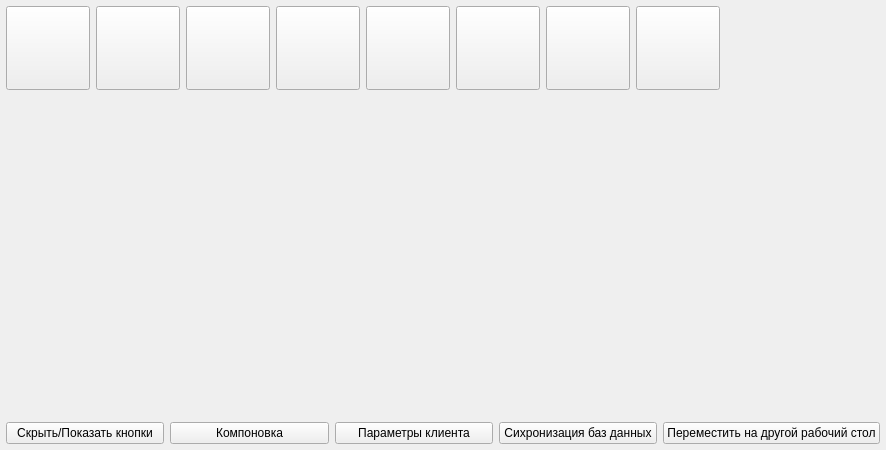
<?xml version="1.0" encoding="UTF-8"?>
<ui version="4.0">
 <class>Window</class>
 <widget class="QWidget" name="Window">
  <property name="geometry">
   <rect>
    <x>0</x>
    <y>0</y>
    <width>886</width>
    <height>450</height>
   </rect>
  </property>
  <property name="windowTitle">
   <string>Form</string>
  </property>
  <property name="styleSheet">
   <string notr="true">/*-----------------------------------------------------------------------------------------------------------------------------------------------------*/
/*Цветоввая схема общая*/
QWidget
{
    color: silver; /*Цвет текста в приложении*/
    background-color: #302F2F;/*фон, который между виджетами*/
    selection-background-color: qlineargradient(spread:reflect, x1:1, y1:0.545, x2:1, y2:0, stop:0 rgba(28, 66, 111, 255), stop:1 rgba(37, 87, 146, 255));/*Выделенный текст к примеру текст lineedit*/
    selection-color: white;/*цвет выделенного текста*/
}

/*hover - наведение мышью; Не используется т.к закрывает собой выделенный item
QWidget:item:hover
{
    background-color: QLinearGradient( x1: 0, y1: 0, x2: 0, y2: 1,
    stop: 0 #78879b, stop: 1 #78879b);
    color: black;
}
*/
/*Выделеннйы итем*/
QWidget::item:selected
{
/*Так же определяет цвет выделенного итема в меню, но цвет текста для меню задается не здесь*/
background-color: qlineargradient(spread:reflect, x1:1, y1:0.545, x2:1, y2:0, stop:0 rgba(28, 66, 111, 255), stop:1 rgba(37, 87, 146, 255));
color: white;/*Цвет текста выделенного итема*/
}

QWidget::item:checked
{
background-color: qlineargradient(spread:reflect, x1:1, y1:0.545, x2:1, y2:0, stop:0 rgba(28, 66, 111, 255), stop:1 rgba(37, 87, 146, 255));
color: white;/*Цвет текста выделенного итема*/
}

QWidget:disabled/**/
{
    color: #404040;
    background-color: #302F2F;
}

QFrame
{
    border-radius: 3px;
}
QTreeView, QListView, QTableView
{
    border: 1px solid #3A3939;
    background-color: #302F2F;
}

/*-----------------------------------------------------------------------------------------------------------------------------------------------------*/



QTableView QTableCornerButton::section
{
background-color: #302F2F;
}




 QMenuBar {
    background-color: #302F2F;/*фон всего бара КРОМЕ итемов; можно поставить transparent*/
    color: silver;/*Текст менюбара в обычном состоянии*/
 }

 QMenuBar::item {
     background: transparent;
 }


/*Если надо задать границу для элемента менюбара
QMenuBar::item:selected
{
    border: 1px solid rgb(137, 234, 255);
}
*/
/* рамка выпадаюих списков и виджетов в фокусе. Кривая реализация
QWidget:focus, QMenuBar:focus
{
    border: 1px solid rgba(48, 86, 111);
}
*/

QMenu
{
    border: 1px solid #3A3939;/*граница ВСЕГО меню*/
    color: white;/*Цвет текса меню*/
}

QMenu::item {/*Определяет отступы от текста для меню. На размер шрифта не влияет*/
     padding: 7px 20px 7px 20px;
     icon-size: 20px;
     border: 1px solid transparent; /* резерв пространства для границы выделения */
}


/*Если надо изменить цвет текса выделенного И отмеченного меню; без селектора selected - просо выделенного*/
QMenu::item:checked:selected
{
   background-color: qlineargradient(spread:reflect, x1:1, y1:0.545, x2:1, y2:0, stop:0 rgba(28, 66, 111, 255), stop:1 rgba(37, 87, 146, 255));
color: white;/*Цвет текста выделенного итема*/
}

QMenu::item:disabled
{
color:rgba(80,80,80,255);

}


QMenu::separator /*Стиль разделителя*/
{
    height: 1px;
    background-color: #3A3939;
    color: white;
    padding-left: 4px;
    margin-left: 10px;
    margin-right: 5px;
}

/*Если требуется выделить как-то активный элемент меню бара
QMenuBar::item:pressed
{
    border: 1px solid #3A3939;
    background-color: qlineargradient(spread:reflect, x1:1, y1:0.545, x2:1, y2:0, stop:0 rgba(28, 66, 111, 255), stop:1 rgba(37, 87, 146, 255));
    color: silver;
    margin-bottom:-1px;
    padding-bottom:1px;
}

*/
/* Надо задать отличый от QWidget selected цвет
 QMenu::item:selected { /* когда пользователь выбирает пункт с помощью мыши или клавиатуры
     background-color: #654321;
 }
*/

QAbstractItemView
{
    alternate-background-color: #3A3939;/*Альтернативный цвет*/
    color: silver; /*Цвет текста в comboboxax таблицах и заголовках и т.д*/
    border: 1px solid 3A3939;
    border-radius: 3px;
}

 QMenu::item:checked { /* внешний вид пиктограммы 'отмечено' */
          background-color: qlineargradient(spread:reflect, x1:1, y1:0.545, x2:1, y2:0, stop:0 rgba(28, 66, 111, 255), stop:1 rgba(50, 50, 50, 255));
        border: 1px solid rgb(0, 0, 0);
 }

/*-----------------------------------------------------------------------------------------------------------------------------------------------------*/
QTabWidget:focus, QCheckBox:focus
{
    border: none;
}
QTextEdit
{
    background-color: #302F2F;
    color: silver;
    border: 1px solid #3A3939;
}

QPlainTextEdit
{
    background-color: #201F1F;;
    color: silver;
    border-radius: 3px;
    border: 1px solid #3A3939;
}
QLineEdit
{
    background-color: #201F1F;
    padding: 2px;
    border-style: solid;
    border: 1px solid #3A3939;
    border-radius: 3px;
    color: silver;
}


QGroupBox {
    border:1px solid #3A3939;
    border-radius: 7px;
    margin-top: 2ex;
}

QGroupBox::title {
    subcontrol-origin: margin;
    subcontrol-position: top center;
    padding-left: 10px;
    padding-right: 10px;
}
QAbstractScrollArea/*Рамка виджетов*/
{
    border-radius: 3px;
    border: 1px solid #3A3939;
}

 /*Заголовки дерева и таблиц*/
QHeaderView::section
{
    background-color: #3A3939;
    color: silver;
    padding-left: 4px;
    border: 1px solid #6c6c6c;
        padding-top: 5px;
        padding-bottom: 5px;
}

QCheckBox:disabled
{
    color: #404040;
}

QSizeGrip {
    image: url(:/qss_icons/rc/sizegrip.png);
    width: 12px;
    height: 12px;
}



/*-----------------------------------------------------------------------------------------------------------------------------------------------------*/
QStackedWidget
{
    border: none;
}


/* дефолтный лучше
QToolTip
{
    border: 1px solid #3A3939;
    background-color: rgb(90, 102, 117);;
    color: white;
    padding: 1px;
    opacity: 200;
}
*/
/*-----------------------------------------------------------------------------------------------------------------------------------------------------*/
/*Настройки прогрессбара в целом*/
QProgressBar:horizontal {
    border: 1px solid #3A3939;
    text-align: center;
    /*padding: 1px;*/
    background: transparent;
}
/*Настройка внутренного заполнения прогрессбара*/
QProgressBar::chunk:horizontal {
    background-color: qlineargradient(spread:reflect, x1:1, y1:0.545, x2:1, y2:0, stop:0 rgba(28, 66, 111, 255), stop:1 rgba(37, 87, 146, 255));/*Цвет заполнения*/
    /*margin: 0.5px;*//*Отсуп от границ виджета*/
    /*width: 10px; Если требуется сделать заполнение QProgressBar прерывистым (как в WinXP)*/
}
/*-----------------------------------------------------------------------------------------------------------------------------------------------------*/
/*Полоса прокрутки*/
QScrollBar:horizontal
{
    height: 15px;/* ширина\высота зависит от положения*/
    margin: 0px 11px 0px 11px;
    border: 1px solid #3A3939;
    border-radius: 6px;
    background-color: QLinearGradient( x1: 0, y1: 1, x2: 0, y2: 0,
    stop: 0 #302F2F, stop: 1 #484846);
}

/*Рукоятка (ползунок) QScrollBar*/
QScrollBar::handle:horizontal
{
    background-color: QLinearGradient( x1: 0, y1: 1, x2: 0, y2: 0,
    stop: 0 #605F5F, stop: 1 #787876);
    min-width: 20px;
    border-radius: 5px;
}

/*Кнопка для вычитания линии в QScrollBar.*/
QScrollBar::sub-line:horizontal
{
    border-image: url(:/qss_icons/rc/right_arrow_disabled.png);/*иконка*/
    width: 10px;
    height: 10px;
    subcontrol-position: right;/*позиция контрола*/
    subcontrol-origin: margin;
}

/*Кнопка для добавления линии в QScrollBar.*/
QScrollBar::add-line:horizontal
{
    border-image: url(:/qss_icons/rc/left_arrow_disabled.png);/*аналогично*/
    height: 10px;
    width: 10px;
    subcontrol-position: left;
    subcontrol-origin: margin;
}

/*Аналогично; hover - когда мышь наведена на элемент и on - Для переключаемых элементов, применяется к виджетам в состоянии*/
QScrollBar::sub-line:horizontal:hover,QScrollBar::sub-line:horizontal:on
{
    border-image: url(:/qss_icons/rc/right_arrow.png);
    height: 10px;
    width: 10px;
    subcontrol-position: right;
    subcontrol-origin: margin;
}
QScrollBar::add-line:horizontal:hover, QScrollBar::add-line:horizontal:on
{
    border-image: url(:/qss_icons/rc/left_arrow.png);
    height: 10px;
    width: 10px;
    subcontrol-position: left;
    subcontrol-origin: margin;
}

/*Стрелка вверх\Вниз*/
QScrollBar::up-arrow:horizontal, QScrollBar::down-arrow:horizontal
{
    background: none;
}
/*addPage Область между рукояткой (ползунком) и кнопкой add-line QScrollBar
subPage Область между рукояткой (ползунком) и кнопкой sub-line QScrollBar.*/


QScrollBar::add-page:horizontal, QScrollBar::sub-page:horizontal
{
    background: none;
}
/*-----------------------------------------------------------------------------------------------------------------------------------------------------*/
QScrollBar:vertical
{
    background-color: QLinearGradient( x1: 1, y1: 0, x2: 0, y2: 0,
    stop: 0 #302F2F, stop: 1 #484846);
    width: 15px;
    margin: 11px 0 11px 0;
    border: 1px solid #3A3939;
    border-radius: 6px;
}

QScrollBar::handle:vertical
{
    background-color: QLinearGradient( x1: 1, y1: 0, x2: 0, y2: 0,
    stop: 0 #605F5F, stop: 1 #787876);
    min-height: 20px;
    border-radius: 5px;
}

QScrollBar::sub-line:vertical
{
    border-image: url(:/qss_icons/rc/up_arrow_disabled.png);
    height: 10px;
    width: 10px;
    subcontrol-position: top;
    subcontrol-origin: margin;
}

QScrollBar::add-line:vertical
{

    border-image: url(:/qss_icons/rc/down_arrow_disabled.png);
    height: 10px;
    width: 10px;
    subcontrol-position: bottom;
    subcontrol-origin: margin;
}

QScrollBar::sub-line:vertical:hover,QScrollBar::sub-line:vertical:on
{

    border-image: url(:/qss_icons/rc/up_arrow.png);
    height: 10px;
    width: 10px;
    subcontrol-position: top;
    subcontrol-origin: margin;
}


QScrollBar::add-line:vertical:hover, QScrollBar::add-line:vertical:on
{
    border-image: url(:/qss_icons/rc/down_arrow.png);
    height: 10px;
    width: 10px;
    subcontrol-position: bottom;
    subcontrol-origin: margin;
}

QScrollBar::up-arrow:vertical, QScrollBar::down-arrow:vertical
{
    background: none;
}


QScrollBar::add-page:vertical, QScrollBar::sub-page:vertical
{
    background: none;
}
/*-----------------------------------------------------------------------------------------------------------------------------------------------------*/
QMainWindow::separator
{
    background-color: #302F2F;
    color: white;
    padding-left: 4px;
    spacing: 2px;
    border: 1px dashed #3A3939;
}

QMainWindow::separator:hover
{

    background-color: QLinearGradient(x1:0, y1:0, x2:0, y2:1, stop:0 #58677b,
      stop:0.5 #78879b stop:1 #58677b);
    color: white;
    padding-left: 4px;
    border: 1px solid #3A3939;
    spacing: 2px;
}

QMainWindow:selected
{
/*Так же определяет цвет выделенного итема в меню, но цвет текста для меню задается не здесь*/
background-color: qlineargradient(spread:reflect, x1:1, y1:0.545, x2:1, y2:0, stop:0 rgba(28, 66, 111, 255), stop:1 rgba(37, 87, 146, 255));
color: white;/*Цвет текста выделенного итема*/
}

QMainWindow:checked
{
/*Так же определяет цвет выделенного итема в меню, но цвет текста для меню задается не здесь*/
background-color: qlineargradient(spread:reflect, x1:1, y1:0.545, x2:1, y2:0, stop:0 rgba(28, 66, 111, 255), stop:1 rgba(37, 87, 146, 255));
color: white;/*Цвет текста выделенного итема*/
}


/*-----------------------------------------------------------------------------------------------------------------------------------------------------*/
QDockWidget
{
    color: silver;
    titlebar-close-icon: url(:/qss_icons/rc/close.png);
    titlebar-normal-icon: url(:/qss_icons/rc/undock.png);
}

QDockWidget::title
{
    border: 1px solid #3A3939;
    border-bottom: #302F2F;
    text-align: left;
    spacing: 2px;
    background-color: QLinearGradient(x1:0, y1:0, x2:0, y2:1,
    stop:1 #302F2F, stop:0 #3A3939);;
    background-image: none;
    padding-left: 10px;
}

QDockWidget {
    border: 1px solid lightgray;
    titlebar-close-icon: url(:/qss_icons/rc/close.png);
    titlebar-normal-icon: url(:/qss_icons/rc/undock.png);
}

QDockWidget::close-button, QDockWidget::float-button {
    border: 1px solid transparent;
    border-radius: 5px;
    background: transparent;
    icon-size: 10px;
}

QDockWidget::close-button:hover, QDockWidget::float-button:hover {
    background: #3A3939;
}

QDockWidget::close-button:pressed, QDockWidget::float-button:pressed {
    padding: 1px -1px -1px 1px;
}
/*-----------------------------------------------------------------------------------------------------------------------------------------------------*/
QRadioButton::indicator:checked, QRadioButton::indicator:unchecked{
    color: #b1b1b1;
    background-color: #302F2F;
    border: 1px solid silver;
    border-radius: 5px;
}
QRadioButton::indicator:checked
{
    background-color: qradialgradient(
    cx: 0.5, cy: 0.5,
    fx: 0.5, fy: 0.5,
    radius: 1.0,
    stop: 0.25 #78879b,
    stop: 0.3 #302F2F
    );
}
QCheckBox::indicator{
    color: #b1b1b1;
    background-color: #302F2F;
    border: 1px solid silver;
    width: 9px;
    height: 9px;
}
QRadioButton::indicator
{
    border-radius: 7px;
    width: 9px;
    height: 9px;
}

QRadioButton::indicator:hover, QCheckBox::indicator:hover
{
    border: 1px solid #78879b;
}

QCheckBox::indicator:checked
{
    image:url(:/qss_icons/rc/checkbox.png);
}

QCheckBox::indicator:disabled, QRadioButton::indicator:disabled
{
    border: 1px solid #444;
}
/*-----------------------------------------------------------------------------------------------------------------------------------------------------*/
QToolBar {
    border: 1px solid #393838;
        border-radius: 5px;
    background: 1px solid #302F2F;
        spacing: 5px; /* интервал между элементами в панели инструментов */
}

QToolButton {
background-color:#302F2F;
border:1px solid rgb(80,80,80);
border-radius: 4px;
padding: 1px;
}
QToolButton:hover {
background-color: qlineargradient(spread:reflect, x1:1, y1:0.545, x2:1, y2:0, stop:0 rgba(40, 40, 40, 150), stop:1 rgba(80, 80, 80, 255));
border:none;
border-radius: 5px;
}


QToolButton:pressed{
background-color: qlineargradient(spread:reflect, x1:1, y1:0.545, x2:1, y2:0, stop:0 rgba(28, 66, 111, 255), stop:1 rgba(50, 50, 50, 255));
border:none;
border-radius: 5px;
}



QToolButton:checked {
background-color: qlineargradient(spread:reflect, x1:1, y1:0.545, x2:1, y2:0, stop:0 rgba(28, 66, 111, 255), stop:1 rgba(50, 50, 50, 255));
border: 1px solid inset black;
border-radius: 5px;
}


QToolBar::handle:horizontal {
    image: url(:/qss_icons/rc/Hmovetoolbar.png);
}
QToolBar::handle:vertical {
    image: url(:/qss_icons/rc/Vmovetoolbar.png);
}
QToolBar::separator:horizontal {
    image: url(:/qss_icons/rc/Hsepartoolbar.png);
}
QToolBar::separator:vertical {
    image: url(:/qss_icons/rc/Vsepartoolbars.png);
}
/*-----------------------------------------------------------------------------------------------------------------------------------------------------*/



QPushButton
{
    border-radius: 5px;
    color: silver;
background-color: qlineargradient(spread:reflect, x1:1, y1:0.545, x2:1, y2:0, stop:0 rgba(40, 40, 40, 200), stop:1 rgba(60, 60, 60, 255));
min-height: 30px;
min-width:80px;
    border-width: 1px;
    border-color: #4A4949;
    border-style: solid;
    padding: 1px;

}

QPushButton:hover
{
    border-radius: 5px;
    color: silver;
background-color: qlineargradient(spread:reflect, x1:1, y1:0.545, x2:1, y2:0, stop:0 rgba(40, 40, 40, 150), stop:1 rgba(80, 80, 80, 255));
min-height: 30px;
min-width:80px;
    border-width: 1px;
    border-color: #4A4949;
    border-style: solid;
    padding: 1px;

}

QPushButton:disabled
{
    background-color: QLinearGradient( x1: 0, y1: 1, x2: 0, y2: 0,
    stop: 0 #302F2F, stop: 1 #484846);
    border-width: 1px;
    border-color: #3A3939;
    border-style: solid;
    padding-top: 5px;
    padding-bottom: 5px;
    padding-left: 10px;
    padding-right: 10px;
    /*border-radius: 3px;*/
    color: black;
        min-height: 30px;
        min-width:80px;
}
QPushButton:checked
{
background-color: qlineargradient(spread:reflect, x1:1, y1:0.545, x2:1, y2:0, stop:0 rgba(28, 66, 111, 255), stop:1 rgba(50, 50, 50, 255));
color: silver;/*Цвет текста выделенного итема*/
}
QPushButton:pressed
{
    background-color: QLinearGradient( x1: 0, y1: 0, x2: 0, y2: 1,
    stop: 0 #302F2F, stop: 1 #484846);
}



/*-----------------------------------------------------------------------------------------------------------------------------------------------------*/
QComboBox
{
    selection-background-color: #78879b;
    background-color: #201F1F;
    border-style: solid;
    border: 1px solid #3A3939;
    border-radius: 3px;
    padding: 2px 10px 2px 10px;
}

QComboBox:on
{
    background-color: #626873;
    padding-top: 3px;
    padding-left: 4px;
    selection-background-color: #4a4a4a;
}


QComboBox::drop-down
{
    subcontrol-origin: padding;
    subcontrol-position: top right;
    width: 15px;

    border-left-width: 0px;
    border-left-color: darkgray;
    border-left-style: solid;
    border-top-right-radius: 3px;
    border-bottom-right-radius: 3px;
}

QComboBox::down-arrow
{
    image: url(:/qss_icons/rc/down_arrow_disabled.png);
}

QComboBox::down-arrow:on, QComboBox::down-arrow:hover,
QComboBox::down-arrow:focus
{
    image: url(:/qss_icons/rc/down_arrow.png);
}
QComboBox:hover,QAbstractSpinBox:hover,QLineEdit:hover,QTextEdit:hover,QPlainTextEdit:hover,QAbstractView:hover
{
    border: 1px solid #78879b;
    color: silver;
}

QComboBox QAbstractItemView
{
    background-color: #201F1F;
    border-radius: 3px;
    border: 1px solid #3A3939;
}


/*-----------------------------------------------------------------------------------------------------------------------------------------------------*/
QAbstractSpinBox {
    padding-top: 2px;
    padding-bottom: 2px;
    border: 1px solid #3A3939;
    background-color: #201F1F;
    color: silver;
    border-radius: 3px;
        text-align: center;
}

QAbstractSpinBox:up-button
{
    background-color: transparent;
    subcontrol-origin: border;
    subcontrol-position: center right;
}

QAbstractSpinBox:down-button
{
    background-color: transparent;
    subcontrol-origin: border;
    subcontrol-position: center left;
}

QAbstractSpinBox::up-arrow,QAbstractSpinBox::up-arrow:disabled,QAbstractSpinBox::up-arrow:off {
    image: url(:/qss_icons/rc/up_arrow_disabled.png);
    width: 10px;
    height: 10px;
}
QAbstractSpinBox::up-arrow:hover
{
    image: url(:/qss_icons/rc/up_arrow.png);
}


QAbstractSpinBox::down-arrow,QAbstractSpinBox::down-arrow:disabled,QAbstractSpinBox::down-arrow:off
{
    image: url(:/qss_icons/rc/down_arrow_disabled.png);
    width: 10px;
    height: 10px;
}
QAbstractSpinBox::down-arrow:hover
{
    image: url(:/qss_icons/rc/down_arrow.png);
}



/*-----------------------------------------------------------------------------------------------------------------------------------------------------*/
QSlider::groove:horizontal {
    border: 1px solid #3A3939;
    height: 8px;
    background: #201F1F;
    margin: 2px 0;
    border-radius: 4px;
}

QSlider::handle:horizontal {
    background: QLinearGradient( x1: 0, y1: 0, x2: 0, y2: 1,
      stop: 0.0 silver, stop: 0.2 #a8a8a8, stop: 1 #727272);
    border: 1px solid #3A3939;
    width: 14px;
    height: 14px;
    margin: -4px 0;
    border-radius: 7px;
}

QSlider::groove:vertical {
    border: 1px solid #3A3939;
    width: 8px;
    background: #201F1F;
    margin: 0 0px;
    border-radius: 4px;
}

QSlider::handle:vertical {
    background: QLinearGradient( x1: 0, y1: 0, x2: 0, y2: 1, stop: 0.0 silver,
      stop: 0.2 #a8a8a8, stop: 1 #727272);
    border: 1px solid #3A3939;
    width: 14px;
    height: 14px;
    margin: 0 -4px;
    border-radius: 7px;
}
/*-----------------------------------------------------------------------------------------------------------------------------------------------------*/
QTabBar::tab {
    color: #b1b1b1;
    border: 1px solid #3A3939;
    background-color: #302F2F;
    padding-left: 5px;
    padding-right: 5px;
    padding-top: 3px;
    padding-bottom: 2px;
    margin-right: -1px;
}


QTabWidget::pane {
    border: 1px solid #3A3939;
    background-color: QLinearGradient(x1:0, y1:0, x2:0, y2:1,
      stop:1 #302F2F, stop:0 #3A3939);
}

QTabBar::tab:disabled {width:0; height:0;margin:0;padding:0;border:none;}

QTabBar::tab:last
{
    margin-right: 0;
    border-top-right-radius: 3px;
}

QTabBar::tab:first:!selected
{
    margin-left: 0px;
    border-top-left-radius: 3px;
}

QTabBar::tab:!selected
{
    color: #b1b1b1;
    border-bottom-style: solid;
    margin-top: 3px;
}

QTabBar::tab:selected
{
    border-top-left-radius: 3px;
    border-top-right-radius: 3px;
    margin-bottom: 0px;

    background-color: QLinearGradient(x1:0, y1:0, x2:0, y2:1,
      stop:1 #302F2F, stop:0 #5A5959);
}

QTabBar::tab:!selected:hover
{
    color:white;
}

QTabBar::tab:selected:hover
{
    color:white;
    border-top-left-radius: 3px;
    border-top-right-radius: 3px;
    background-color: QLinearGradient(x1:0, y1:0, x2:0, y2:1,
    stop:1 #302F2F, stop:0 #5A5959);
}
QLabel
{
    border: 0px solid black;
}


/*-----------------------------------------------------------------------------------------------------------------------------------------------------*/
QTreeView:branch:selected, QTreeView:branch:hover
{
    background: url(:/qss_icons/rc/transparent.png);
}

QTreeView::branch:has-siblings:!adjoins-item {
    border-image: url(:/qss_icons/rc/transparent.png);
}

QTreeView::branch:has-siblings:adjoins-item {
    border-image: url(:/qss_icons/rc/transparent.png);
}

QTreeView::branch:!has-children:!has-siblings:adjoins-item {
    border-image: url(:/qss_icons/rc/transparent.png);
}

QTreeView::branch:has-children:!has-siblings:closed,
QTreeView::branch:closed:has-children:has-siblings {
    image: url(:/qss_icons/rc/branch_closed.png);
}

QTreeView::branch:open:has-children:!has-siblings,
QTreeView::branch:open:has-children:has-siblings  {
    image: url(:/qss_icons/rc/branch_open.png);
}

QTreeView::branch:has-children:!has-siblings:closed:hover,
QTreeView::branch:closed:has-children:has-siblings:hover {
    image: url(:/qss_icons/rc/branch_closed-on.png);
    }

QTreeView::branch:open:has-children:!has-siblings:hover,
QTreeView::branch:open:has-children:has-siblings:hover  {
    image: url(:/qss_icons/rc/branch_open-on.png);
    }

QTreeView::indicator{
    color: #b1b1b1;
    background-color: #302F2F;
    border: 1px solid silver;
    width: 9px;
    height: 9px;
}

QTableView::indicator{
    color: #b1b1b1;
    background-color: #302F2F;
    border: 1px solid silver;
    width: 9px;
    height: 9px;
}

QTreeView::indicator:checked
{
    image:url(:/qss_icons/rc/checkbox.png);
}

QTableView::indicator:checked
{
    image:url(:/qss_icons/rc/checkbox.png);
}


QTreeView::indicator:disabled, QTableView::indicator:disabled, QRadioButton::indicator:disabled
{
    border: 1px solid #444;
}





/*-----------------------------------------------------------------------------------------------------------------------------------------------------*/
</string>
  </property>
  <layout class="QGridLayout" name="gridLayout">
   <property name="margin">
    <number>6</number>
   </property>
   <property name="spacing">
    <number>6</number>
   </property>
   <item row="2" column="0">
    <widget class="QWidget" name="_wgt" native="true"/>
   </item>
   <item row="3" column="0">
    <layout class="QHBoxLayout" name="horizontalLayout">
     <item>
      <widget class="QPushButton" name="showbut">
       <property name="text">
        <string>Скрыть/Показать кнопки</string>
       </property>
      </widget>
     </item>
     <item>
      <widget class="QPushButton" name="layout">
       <property name="text">
        <string>Компоновка</string>
       </property>
      </widget>
     </item>
     <item>
      <widget class="QPushButton" name="param">
       <property name="text">
        <string>Параметры клиента</string>
       </property>
      </widget>
     </item>
     <item>
      <widget class="QPushButton" name="but_3">
       <property name="text">
        <string>Сихронизация баз данных</string>
       </property>
      </widget>
     </item>
     <item>
      <widget class="QPushButton" name="move">
       <property name="text">
        <string>Переместить на другой рабочий стол</string>
       </property>
      </widget>
     </item>
    </layout>
   </item>
   <item row="1" column="0">
    <layout class="QHBoxLayout" name="horizontalLayout_2">
     <item>
      <widget class="QPushButton" name="bt_layout2_h">
       <property name="minimumSize">
        <size>
         <width>84</width>
         <height>34</height>
        </size>
       </property>
       <property name="maximumSize">
        <size>
         <width>84</width>
         <height>84</height>
        </size>
       </property>
       <property name="styleSheet">
        <string notr="true">image:url(:/icons/2_v.png);</string>
       </property>
       <property name="text">
        <string/>
       </property>
      </widget>
     </item>
     <item>
      <widget class="QPushButton" name="bt_layout2_v">
       <property name="minimumSize">
        <size>
         <width>84</width>
         <height>34</height>
        </size>
       </property>
       <property name="maximumSize">
        <size>
         <width>84</width>
         <height>84</height>
        </size>
       </property>
       <property name="styleSheet">
        <string notr="true">image:url(:/icons/2_h.png);</string>
       </property>
       <property name="text">
        <string/>
       </property>
      </widget>
     </item>
     <item>
      <widget class="QPushButton" name="bt_layout4">
       <property name="minimumSize">
        <size>
         <width>84</width>
         <height>34</height>
        </size>
       </property>
       <property name="maximumSize">
        <size>
         <width>84</width>
         <height>84</height>
        </size>
       </property>
       <property name="styleSheet">
        <string notr="true">image:url(:/icons/4_hv.png);</string>
       </property>
       <property name="text">
        <string/>
       </property>
      </widget>
     </item>
     <item>
      <widget class="QPushButton" name="bt_layout3_h">
       <property name="minimumSize">
        <size>
         <width>84</width>
         <height>34</height>
        </size>
       </property>
       <property name="maximumSize">
        <size>
         <width>84</width>
         <height>84</height>
        </size>
       </property>
       <property name="styleSheet">
        <string notr="true">image:url(:/icons/3_v.png);</string>
       </property>
       <property name="text">
        <string/>
       </property>
      </widget>
     </item>
     <item>
      <widget class="QPushButton" name="bt_layout3_v">
       <property name="minimumSize">
        <size>
         <width>84</width>
         <height>34</height>
        </size>
       </property>
       <property name="maximumSize">
        <size>
         <width>84</width>
         <height>84</height>
        </size>
       </property>
       <property name="styleSheet">
        <string notr="true">image:url(:/icons/3_h.png);</string>
       </property>
       <property name="text">
        <string/>
       </property>
      </widget>
     </item>
     <item>
      <widget class="QPushButton" name="bt_layout6">
       <property name="minimumSize">
        <size>
         <width>84</width>
         <height>34</height>
        </size>
       </property>
       <property name="maximumSize">
        <size>
         <width>84</width>
         <height>84</height>
        </size>
       </property>
       <property name="styleSheet">
        <string notr="true">image:url(:/icons/6_v.png);</string>
       </property>
       <property name="text">
        <string/>
       </property>
      </widget>
     </item>
     <item>
      <widget class="QPushButton" name="bt_layout4_h">
       <property name="minimumSize">
        <size>
         <width>84</width>
         <height>34</height>
        </size>
       </property>
       <property name="maximumSize">
        <size>
         <width>84</width>
         <height>84</height>
        </size>
       </property>
       <property name="styleSheet">
        <string notr="true">image:url(:/icons/4_v.png);</string>
       </property>
       <property name="text">
        <string/>
       </property>
      </widget>
     </item>
     <item>
      <widget class="QPushButton" name="bt_layout4_v">
       <property name="minimumSize">
        <size>
         <width>84</width>
         <height>34</height>
        </size>
       </property>
       <property name="maximumSize">
        <size>
         <width>84</width>
         <height>84</height>
        </size>
       </property>
       <property name="styleSheet">
        <string notr="true">image:url(:/icons/4_h.png);</string>
       </property>
       <property name="text">
        <string/>
       </property>
      </widget>
     </item>
     <item>
      <spacer name="horizontalSpacer">
       <property name="orientation">
        <enum>Qt::Horizontal</enum>
       </property>
       <property name="sizeHint" stdset="0">
        <size>
         <width>40</width>
         <height>20</height>
        </size>
       </property>
      </spacer>
     </item>
    </layout>
   </item>
  </layout>
 </widget>
 <resources/>
 <connections/>
</ui>
